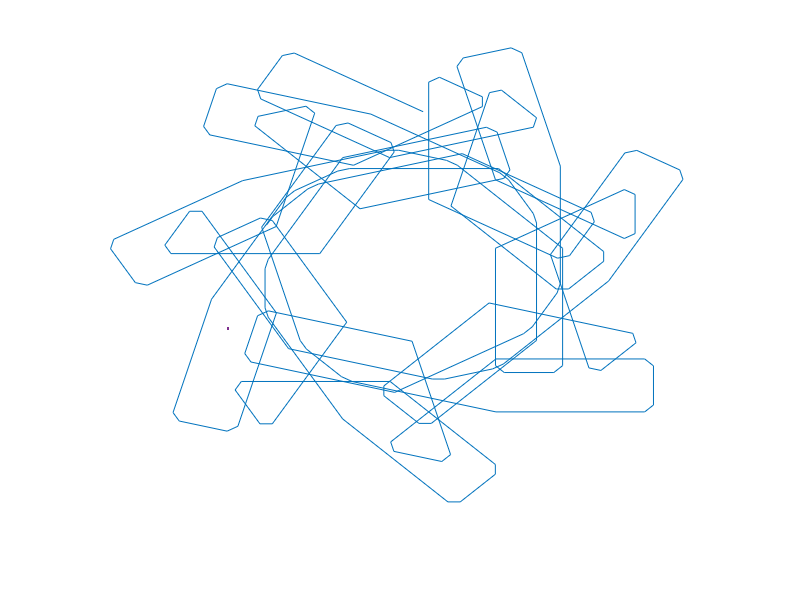

Reproduce this figure in MATLAB.
clear

% input configuration
iterations = 8;
repeat = [1 1 1 1];
angles = [15 45 60 45 15];
len =    [12 1 4 1 12];

x = 0;
y = 0;
l = 0;
theta = 0;

% algorithm
for j = 1:iterations
    for i = 1:length(repeat)
        for ii = 1:length(angles)
            for iii = 1:repeat(i)
                l = l + 1;
                theta = theta + angles(i);
    
                if theta >= 360
                    theta = theta - 360;
                end
    
                x = len(ii)*sind(theta)+x;
                y = len(ii)*cosd(theta)+y;
                
                x_coord(l) = x;
                y_coord(l) = y;
    
            end
        end
    end
end

% plot
plot(x_coord,y_coord, Color=[0 0 0],LineWidth=1)
set(gca,'visible','off')

%to save, uncomment this and change 'genart.png' to whatever name
%exportgraphics(gcf, 'genart.png', 'Resolution', 600)